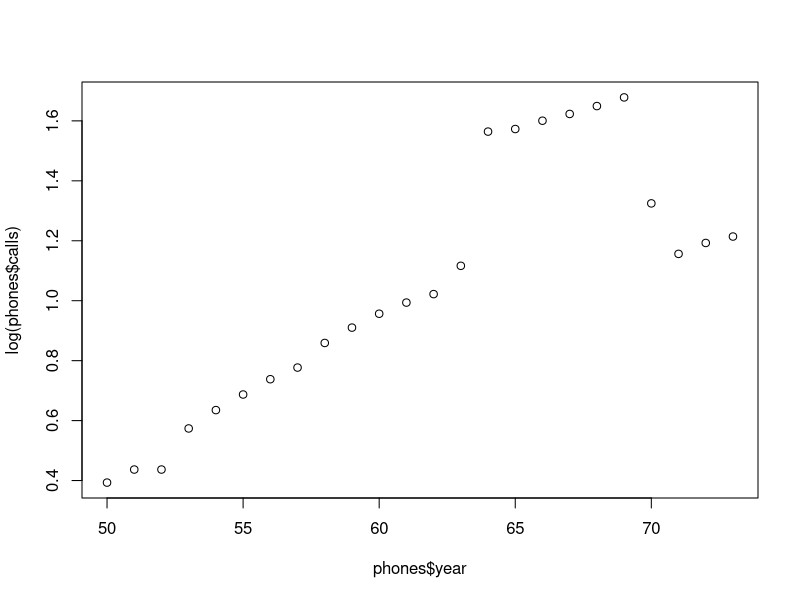

Source code (R): (Note: this script raises an error after producing the figure.)
library(tidyverse)
library(MASS)
log_scale  <- 1
phones
#phones$year<- phones$year - mean(phones$year)
phones <- bind_cols(phones)
if(log_scale) phones$calls <- log(phones$calls)
plot(phones$year, log(phones$calls))

x <- phones$year- mean(phones$year)
y <- phones$calls
rl_fit <- read_rds(file.path(here::here(), 'rl_fit.rds'))
t_fit <- read_rds(file.path(here::here(), 't_fit.rds'))
nu <- 5
normal_fit <- read_rds(file.path(here::here(), 'normal_fit.rds'))


#functions needed posteriors ----

#plot posteriors
plot_post_imp <- function(rl_fit, variable = 1, xlim = NULL){
  plot(density(rl_fit$impSamps[,variable], weights = rl_fit$w), xlim = xlim)
}

# random sample from ppd for rl_fit
rpd_rl <- function(rl_fit,x, n){
  # x = scalar, 
  # y_tilde = vector of ys to eval pdd 
  # n number of samples
  w <- rl_fit$w/sum(rl_fit$w)
  n_imps <- nrow(rl_fit$impSamps)
  betas <- rl_fit$impSamps[,1:2]
  means <-c(1, x)%*%t(betas)
  sig <- sqrt(rl_fit$impSamps[,3])
  ind <- sample(1:n_imps, size = n, prob = w, replace = TRUE)
  rnorm(n, means[ind], sig[ind])
}


rpd_normal <- function(normal_fit,x, n){
  # x = scalar, 
  # y_tilde = vector of ys to eval pdd 
  # n number of samples
  n_imps <- nrow(normal_fit$mcmc)
  betas <- normal_fit$mcmc[,1:2]
  means <-c(1, x)%*%t(betas)
  sig <- sqrt(normal_fit$mcmc[,3])
  ind <- sample(1:n_imps, size = n, replace = TRUE)
  rnorm(n, means[ind], sig[ind])
}


rpd_t <- function(t_fit,x, n){
  # x = scalar - year to predict
  # n number of samples
  n_mcmc <- nrow(t_fit$mcmc)
  betas <- t_fit$mcmc[,1:2]
  means <-c(1, x)%*%t(betas)
  sig <- sqrt(t_fit$mcmc[,3])
  ind <- sample(1:n_mcmc, size = n, replace = TRUE)
  rt(n, nu)*sig[ind] + means[ind]
}

pd_t <- function(t_fit,x, y_tilde){
  # x = scalar - year to predict
  # y_tilde = grid to fit ppd
  n_mcmc <- nrow(t_fit$mcmc)
  betas <- t_fit$mcmc[,1:2]
  means <-c(1, x)%*%t(betas)
  sig <- sqrt(t_fit$mcmc[,3])
  sapply(y_tilde, function(y){
    mean(dt((y - means)/sig, nu)/sig) 
})
}




# ppds and credible intervals -----
x_grid <- seq(min(x), max(x), length.out = 50)
n_samps <- 1e4
set.seed(123)
# rest. likelihood ----
ppd_rl <- sapply(x_grid, function(x){
  rpd_rl(rl_fit,x, n = n_samps)
})

ppd_rl <- as_tibble(as.data.frame(cbind(t(ppd_rl), x_grid)))

ppd_rl_gather <- gather(ppd_rl, key = 'sample', value = 'value', -x_grid)

rl_cred_bounds <- ppd_rl_gather %>% 
  group_by(x_grid) %>% 
  summarize(lower = quantile(value, probs = .05), upper = quantile(value, probs = .95), model = 'rl')

# t model -----
ppd_t <- sapply(x_grid, function(x){
  rpd_t(t_fit,x, n = n_samps)
})

ppd_t <- as_tibble(as.data.frame(cbind(t(ppd_t), x_grid)))

ppd_t_gather <- gather(ppd_t, key = 'sample', value = 'value', -x_grid)

t_cred_bounds <- ppd_t_gather %>% 
  group_by(x_grid) %>% 
  summarize(lower = quantile(value, probs = .05), upper = quantile(value, probs = .95), model = 't')

# normal model on subset of the data ----
ppd_normal <- sapply(x_grid, function(x){
  rpd_normal(normal_fit,x, n = n_samps)
})

ppd_normal <- as_tibble(as.data.frame(cbind(t(ppd_normal), x_grid)))

ppd_normal_gather <- gather(ppd_normal, key = 'sample', value = 'value', -x_grid)

normal_cred_bounds <- ppd_normal_gather %>% 
  group_by(x_grid) %>% 
  summarize(lower = quantile(value, probs = .05), upper = quantile(value, probs = .95), model = 'normal')



# combine credible bounds -----
cred_bounds <- bind_rows(rl_cred_bounds, t_cred_bounds, normal_cred_bounds) %>% 
  gather(key = 'quantile', value = 'y', -x_grid, -model)

ggplot(cred_bounds, aes(x = x_grid + mean(phones$year), y = y, group = interaction(quantile,model), col = model )) + geom_smooth(se = FALSE, lwd = .5) +
  geom_point(data = bind_cols(phones)[-c(1:3),], mapping = aes(x = year, y = calls, group = NULL, col = NULL), size = .75) + labs(x = 'year', y = 'calls') + theme_bw() + scale_color_brewer(palette = 'Set2') 


# lengths of credible intervals
cred_length <- spread(cred_bounds, quantile, y) %>%  mutate(difference = upper - lower)

ggplot(filter(cred_length, model == "rl"), aes(x = x_grid, y = difference)) + geom_smooth(se = FALSE)
  
ggplot(filter(cred_length, model == "t"), aes(x = x_grid, y = difference)) + geom_smooth(se = FALSE)    





# y_tilde<- seq(-150, 150, length.out = 500)
# ppd_t1 <- sapply(x_grid, function(x){
#   pd_t(t_fit,x, y_tilde)
# })
# 
# areas <- apply(ppd_t1, 2, function(y) cumsum(y[-1]*diff(y_tilde)))
# inds_lower <- apply(areas, 2, function(y) which(abs(y-.05) == min(abs(y-.05))))
# inds_upper <- apply(areas, 2, function(y) which(abs(y-.95) == min(abs(y-.95))))
# lowers_t <- y_tilde[inds_lower]
# uppers_t <- y_tilde[inds_upper]
# 
# t1_cred_bounds <- tibble(x_grid = x_grid, lower = lowers_t, upper = uppers_t, model = 't1')